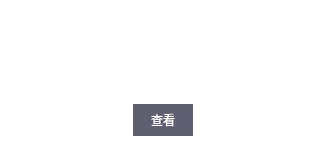
<?xml version="1.0" encoding="UTF-8"?>
<ui version="4.0">
 <class>UINotifyMessageBox</class>
 <widget class="QWidget" name="UINotifyMessageBox">
  <property name="geometry">
   <rect>
    <x>0</x>
    <y>0</y>
    <width>325</width>
    <height>163</height>
   </rect>
  </property>
  <property name="windowTitle">
   <string>消息提示</string>
  </property>
  <layout class="QGridLayout" name="gridLayout_2">
   <property name="margin">
    <number>0</number>
   </property>
   <property name="spacing">
    <number>0</number>
   </property>
   <item row="0" column="0">
    <widget class="QWidget" name="widget_bg" native="true">
     <property name="styleSheet">
      <string notr="true">background-color: rgb(255, 255, 255);</string>
     </property>
     <layout class="QVBoxLayout" name="verticalLayout">
      <property name="spacing">
       <number>0</number>
      </property>
      <property name="leftMargin">
       <number>0</number>
      </property>
      <property name="topMargin">
       <number>0</number>
      </property>
      <property name="rightMargin">
       <number>0</number>
      </property>
      <property name="bottomMargin">
       <number>20</number>
      </property>
      <item>
       <widget class="QWidget" name="widget_1_content" native="true">
        <property name="styleSheet">
         <string notr="true">background-color: #FFFFFF;</string>
        </property>
        <layout class="QVBoxLayout" name="verticalLayout_2">
         <property name="spacing">
          <number>0</number>
         </property>
         <property name="margin">
          <number>20</number>
         </property>
         <item>
          <widget class="QLabel" name="m_tipContent">
           <property name="layoutDirection">
            <enum>Qt::LeftToRight</enum>
           </property>
           <property name="styleSheet">
            <string notr="true">border:0px;
color: #333333;
font: 14px &quot;微软雅黑&quot;;</string>
           </property>
           <property name="text">
            <string/>
           </property>
           <property name="alignment">
            <set>Qt::AlignCenter</set>
           </property>
          </widget>
         </item>
        </layout>
       </widget>
      </item>
      <item>
       <widget class="QWidget" name="widget_2_btns" native="true">
        <property name="maximumSize">
         <size>
          <width>16777215</width>
          <height>45</height>
         </size>
        </property>
        <property name="styleSheet">
         <string notr="true">background-color: #e9e9e9;</string>
        </property>
        <layout class="QGridLayout" name="gridLayout_3">
         <property name="margin">
          <number>0</number>
         </property>
         <property name="spacing">
          <number>0</number>
         </property>
         <item row="0" column="0">
          <widget class="QWidget" name="widget_btns" native="true">
           <property name="styleSheet">
            <string notr="true">background-color: rgb(255, 255, 255);</string>
           </property>
           <layout class="QHBoxLayout" name="horizontalLayout" stretch="0,0,0">
            <property name="spacing">
             <number>10</number>
            </property>
            <property name="margin">
             <number>0</number>
            </property>
            <item>
             <spacer name="horizontalSpacer">
              <property name="orientation">
               <enum>Qt::Horizontal</enum>
              </property>
              <property name="sizeHint" stdset="0">
               <size>
                <width>40</width>
                <height>20</height>
               </size>
              </property>
             </spacer>
            </item>
            <item>
             <widget class="QPushButton" name="m_btnOk">
              <property name="minimumSize">
               <size>
                <width>60</width>
                <height>32</height>
               </size>
              </property>
              <property name="maximumSize">
               <size>
                <width>60</width>
                <height>32</height>
               </size>
              </property>
              <property name="styleSheet">
               <string notr="true">QPushButton
{
border:0px solid rgb(170, 171, 180);
background-color: #5e5f70;
font: 12px &quot;微软雅黑&quot;;
color:#ffffff;
}

QPushButton:hover, QPushButton:pressed
{
background-color: #818390;
}</string>
              </property>
              <property name="text">
               <string>查看</string>
              </property>
             </widget>
            </item>
            <item>
             <spacer name="horizontalSpacer_2">
              <property name="orientation">
               <enum>Qt::Horizontal</enum>
              </property>
              <property name="sizeType">
               <enum>QSizePolicy::Expanding</enum>
              </property>
              <property name="sizeHint" stdset="0">
               <size>
                <width>40</width>
                <height>20</height>
               </size>
              </property>
             </spacer>
            </item>
           </layout>
          </widget>
         </item>
        </layout>
       </widget>
      </item>
     </layout>
    </widget>
   </item>
  </layout>
 </widget>
 <layoutdefault spacing="6" margin="11"/>
 <resources/>
 <connections/>
</ui>
